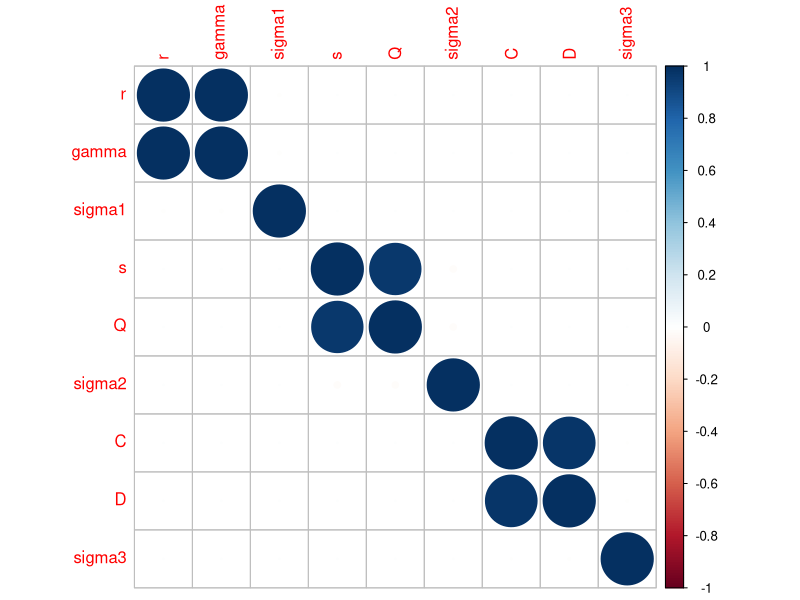
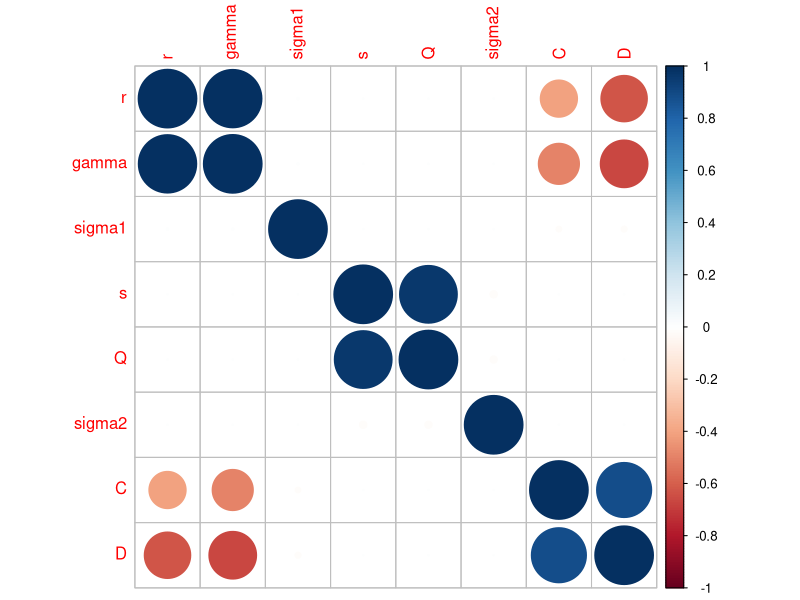
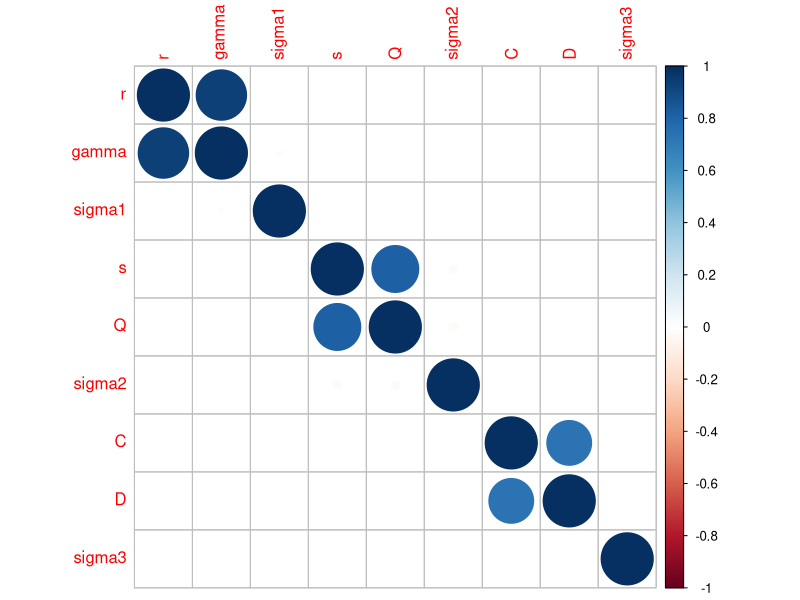
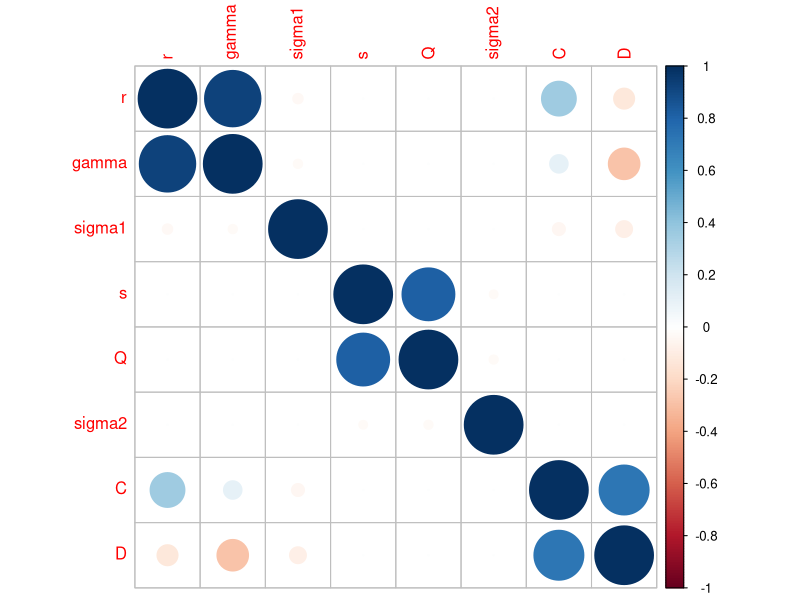
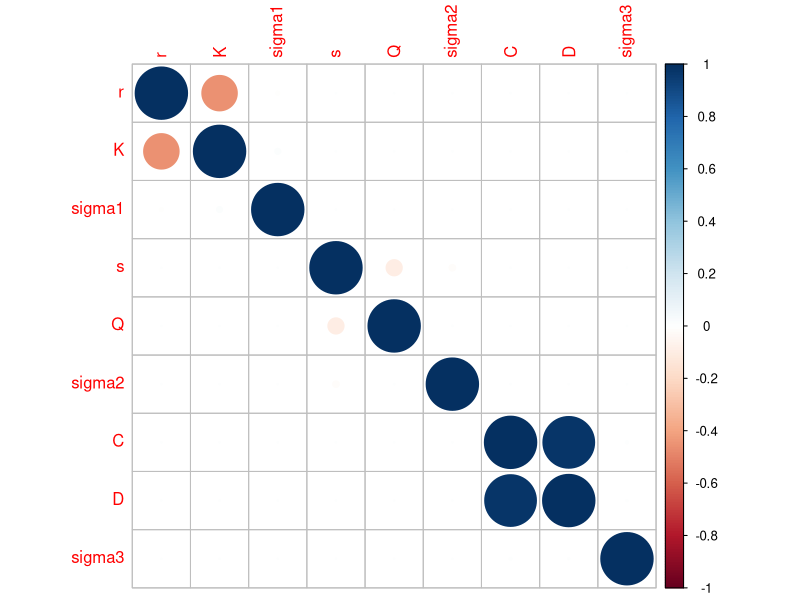
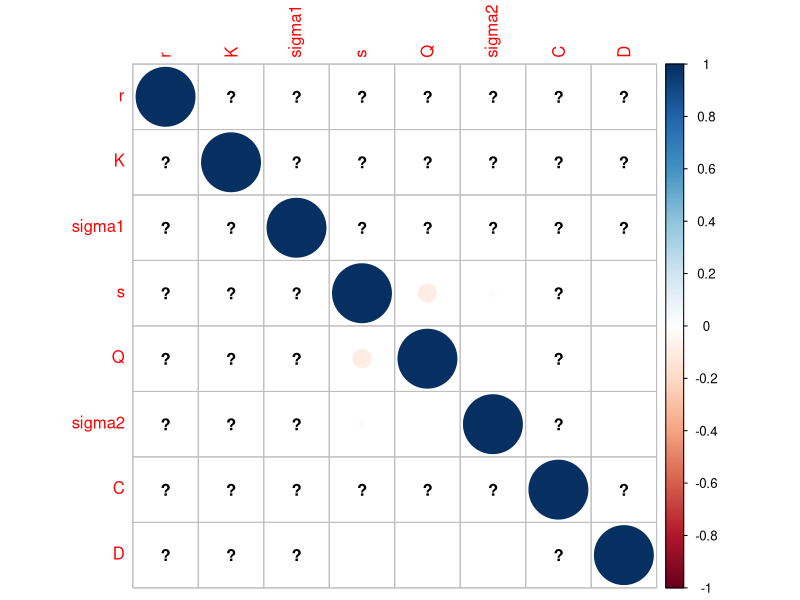
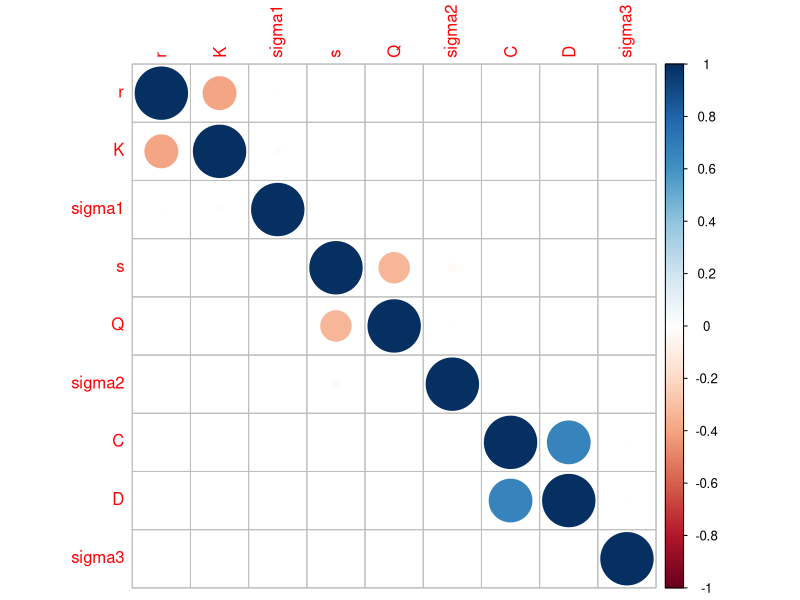
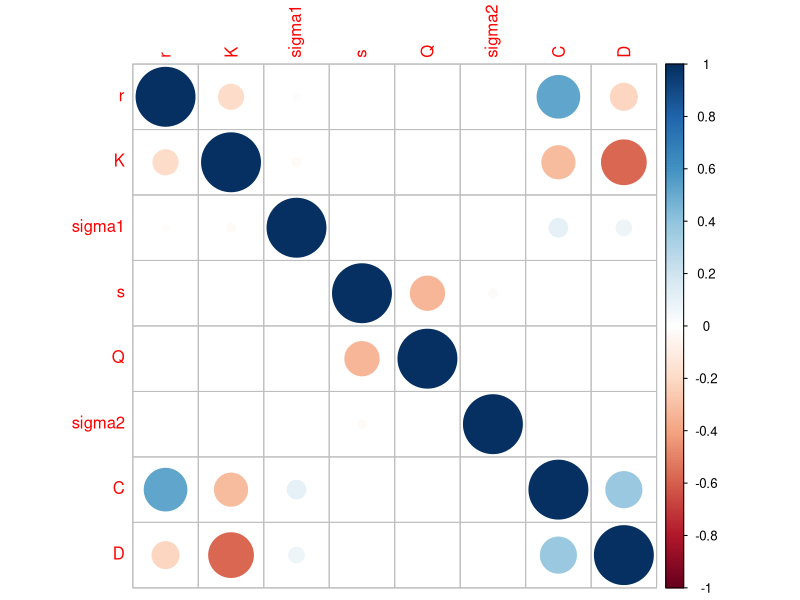

These charts were generated, in order, by the following R code:
### FB 26/03/2019 -- Plots of the variances covariances matrices

rm(list=ls())
graphics.off()

### Loads data

FIM1<-read.csv("../frequentist/FIM1.csv")
FIM2<-read.csv("../frequentist/FIM2.csv")
FIM1<-FIM1[,-1]
FIM2<-FIM2[,-1]

### Construct correlation matrices
library(corrplot)

Sigma = solve(FIM1)
Rho = cov2cor(Sigma) #correlation matrix


par(mfrow=c(1,1))
rownames(Rho) = c("r","gamma","sigma1","s","Q","sigma2","C","D","sigma3")
colnames(Rho) = c("r","gamma","sigma1","s","Q","sigma2","C","D","sigma3")
corrplot(Rho, method="circle")
pdf("InverseFIM1_corrplot.pdf",width=6,height=6)
corrplot(Rho, method = "number")
dev.off()

Sigma = solve(FIM2)
Rho = cov2cor(Sigma) #correlation matrix
par(mfrow=c(1,1))
rownames(Rho) = c("r","gamma","sigma1","s","Q","sigma2","C","D")
colnames(Rho) = c("r","gamma","sigma1","s","Q","sigma2","C","D")
corrplot(Rho, method="circle")
pdf("InverseFIM2_corrplot.pdf",width=6,height=6)
corrplot(Rho, method = "number")
dev.off()

## LC data

FIM1<-read.csv("../frequentist/FIM1_noisyLC.csv")
FIM2<-read.csv("../frequentist/FIM2_noisyLC.csv")
FIM1<-FIM1[,-1]
FIM2<-FIM2[,-1]


Sigma = solve(FIM1)
Rho = cov2cor(Sigma) #correlation matrix
par(mfrow=c(1,1))
rownames(Rho) = c("r","gamma","sigma1","s","Q","sigma2","C","D","sigma3")
colnames(Rho) = c("r","gamma","sigma1","s","Q","sigma2","C","D","sigma3")
corrplot(Rho, method="circle")
pdf("InverseFIM1_noisyLC_corrplot.pdf",width=6,height=6)
corrplot(Rho, method = "number")
dev.off()

Sigma = solve(FIM2)
Rho = cov2cor(Sigma) #correlation matrix
par(mfrow=c(1,1))
rownames(Rho) = c("r","gamma","sigma1","s","Q","sigma2","C","D")
colnames(Rho) = c("r","gamma","sigma1","s","Q","sigma2","C","D")
corrplot(Rho, method="circle")
pdf("InverseFIM2_noisyLC_corrplot.pdf",width=6,height=6)
corrplot(Rho, method = "number")
dev.off()


### Reparameterized model


### Loads data

FIM1<-read.csv("../frequentist/FIM1_reparam.csv")
FIM2<-read.csv("../frequentist/FIM2_reparam.csv")
FIM1<-FIM1[,-1]
FIM2<-FIM2[,-1]

### Construct correlation matrices
library(corrplot)

Sigma = solve(FIM1)
Rho = cov2cor(Sigma) #correlation matrix


par(mfrow=c(1,1))
rownames(Rho) = c("r","K","sigma1","s","Q","sigma2","C","D","sigma3")
colnames(Rho) = c("r","K","sigma1","s","Q","sigma2","C","D","sigma3")
corrplot(Rho, method="circle")
pdf("InverseFIM1_corrplot_reparam.pdf",width=6,height=6)
corrplot(Rho, method = "number")
dev.off()

Sigma = solve(FIM2)
Rho = cov2cor(Sigma) #correlation matrix
par(mfrow=c(1,1))
rownames(Rho) = c("r","K","sigma1","s","Q","sigma2","C","D")
colnames(Rho) = c("r","K","sigma1","s","Q","sigma2","C","D")
corrplot(Rho, method="circle")
pdf("InverseFIM2_corrplot_reparam.pdf",width=6,height=6)
corrplot(Rho, method = "number")
dev.off()

## LC data

FIM1<-read.csv("../frequentist/FIM1_noisyLC_reparam.csv")
FIM2<-read.csv("../frequentist/FIM2_noisyLC_reparam.csv")
FIM1<-FIM1[,-1]
FIM2<-FIM2[,-1]


Sigma = solve(FIM1)
Rho = cov2cor(Sigma) #correlation matrix
par(mfrow=c(1,1))
rownames(Rho) = c("r","K","sigma1","s","Q","sigma2","C","D","sigma3")
colnames(Rho) = c("r","K","sigma1","s","Q","sigma2","C","D","sigma3")
corrplot(Rho, method="circle")
pdf("InverseFIM1_noisyLC_corrplot_reparam.pdf",width=6,height=6)
corrplot(Rho, method = "number")
dev.off()

Sigma = solve(FIM2)
Rho = cov2cor(Sigma) #correlation matrix
par(mfrow=c(1,1))
rownames(Rho) = c("r","K","sigma1","s","Q","sigma2","C","D")
colnames(Rho) = c("r","K","sigma1","s","Q","sigma2","C","D")
corrplot(Rho, method="circle")
pdf("InverseFIM2_noisyLC_corrplot_reparam.pdf",width=6,height=6)
corrplot(Rho, method = "number")
dev.off()

